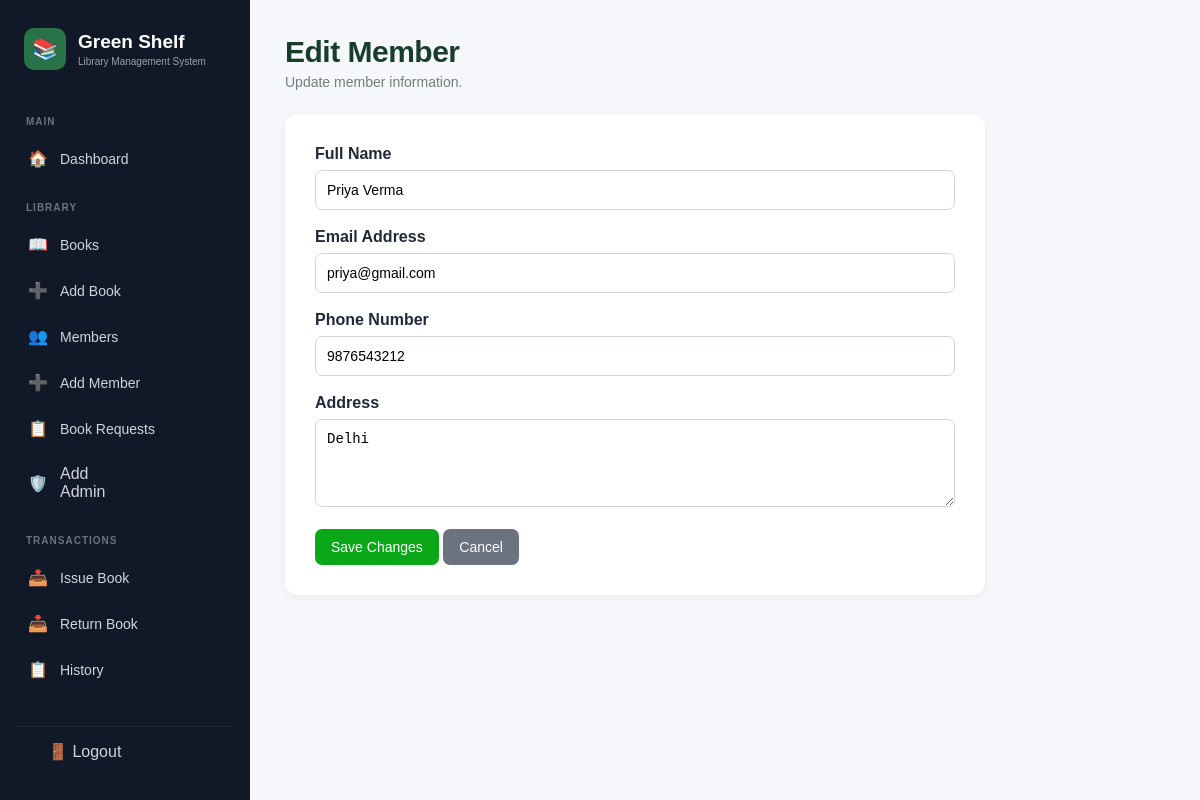
Screenshot of /members/edit.php?id=3 (signed in) with the database file from the repository.
### tables this page shows
CREATE TABLE `members` (
  `id` int(11) NOT NULL,
  `member_name` varchar(100) NOT NULL,
  `email` varchar(100) DEFAULT NULL,
  `phone` varchar(20) DEFAULT NULL,
  `address` text DEFAULT NULL,
  `password` varchar(255) DEFAULT NULL,
  `created_at` timestamp NOT NULL DEFAULT current_timestamp()
);

### members/edit.php (the view, shortened to what this page needs)
<?php
require_once __DIR__ . "/../config/db.php";
$id = (int)($_GET["id"] ?? 0);
$sql = "SELECT id, member_name, email, phone, address
        FROM members
        WHERE id = ?";
$stmt = mysqli_prepare($conn, $sql);
mysqli_stmt_bind_param($stmt, "i", $id);
mysqli_stmt_execute($stmt);
$result = mysqli_stmt_get_result($stmt);
$member = mysqli_fetch_assoc($result);
?>
<!DOCTYPE html>
<html lang="en">
<head>
    <link rel="stylesheet" href="../assets/css/style.css">
</head>
<body>
<?php include __DIR__ . "/../includes/sidebar.php"; ?>
<main>
    <div class="page-title">
        <h1>Edit Member</h1>
        <p>Update member information.</p>
    </div>
    <div class="form-container">
        <form method="POST">
            <div class="form-group">
                <label for="name">
                    Full Name
                </label>
                <input
                    type="text"
                    id="name"
                    name="name"
                    value="<?php echo htmlspecialchars($member["member_name"]); ?>"
                    required
                >
            </div>
            <div class="form-group">
                <label for="email">
                    Email Address
                </label>
                <input
                    type="email"
                    id="email"
                    name="email"
                    value="<?php echo htmlspecialchars($member["email"]); ?>"
                    required
                >
            </div>
            <div class="form-group">
                <label for="phone">
                    Phone Number
                </label>
                <input
                    type="text"
                    id="phone"
                    name="phone"
                    value="<?php echo htmlspecialchars($member["phone"]); ?>"
                >
            </div>
            <div class="form-group">
                <label for="address">
                    Address
                </label>
                <textarea
                    id="address"
                    name="address"
                    rows="4"
                ><?php echo htmlspecialchars($member["address"]); ?></textarea>
            </div>
            <div>
                <button
                    type="submit"
                    class="btn btn-primary"
                >
                    Save Changes
                </button>
                <a
                    href="manage.php"
                    class="btn btn-secondary"
                >
                    Cancel
                </a>
            </div>
        </form>
    </div>
</main>
</body>
</html>

### assets/css/style.css (style rules this page uses)
* { box-sizing: border-box; margin: 0; padding: 0; }
body { font-family: Arial, sans-serif; background: #f5f7fb; color: #1f2937; min-height: 100vh; }
main { margin-left: 250px; padding: 35px; }
.page-title { margin-bottom: 25px; }
.page-title h1 { font-size: 28px; }
.page-title p { color: #6b7280; margin-top: 5px; }
.btn { display: inline-block; padding: 10px 16px; border-radius: 7px; text-decoration: none; border: none; cursor: pointer; font-size: 14px; }
.btn-primary { background: #0aa819; color: white; }
.btn-secondary { background: #6b7280; color: white; }
.form-container { background: white; padding: 30px; border-radius: 12px; max-width: 700px; box-shadow: 0 2px 10px rgba(0, 0, 0, 0.05); }
.form-group { margin-bottom: 18px; }
.form-group label { display: block; margin-bottom: 7px; font-weight: 600; }
.form-group input, .form-group textarea, .form-group select { width: 100%; padding: 11px; border: 1px solid #d1d5db; border-radius: 7px; font-size: 14px; }
.page-title h1 { color: #183d2b; font-size: 30px; font-weight: 700; letter-spacing: -0.5px; }
.page-title p { color: #718078; font-size: 14px; }
html { scroll-behavior: smooth; }

### rows the page displays
members: name "Priya Verma", email "priya@gmail.com", phone "9876543212", address "Delhi"
